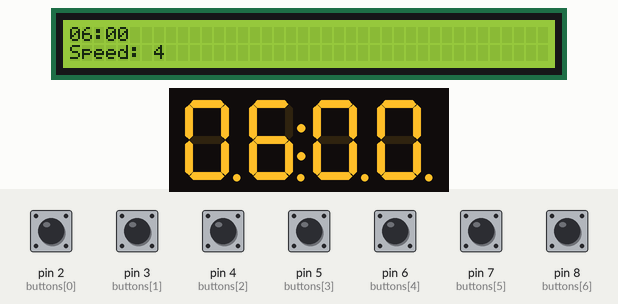
This sketch was run on a simulated Arduino Uno, built with avr-gcc and run on an emulated ATmega328P. Parts: 40×2 character LCD, 4-digit seven-segment display. The inputs (shaded band) are chosen by the test bench; at power-on: pin 2 (buttons[0]), pin 3 (buttons[1]), pin 4 (buttons[2]), pin 5 (buttons[3]), pin 6 (buttons[4]), pin 7 (buttons[5]), pin 8 (buttons[6]) HIGH. What the sketch prints to the serial monitor is not drawn.

Above: at 1.6 s.
1.7 s: pin 2 (buttons[0]) pulled LOW for 0.15 s
At 2.6 s:
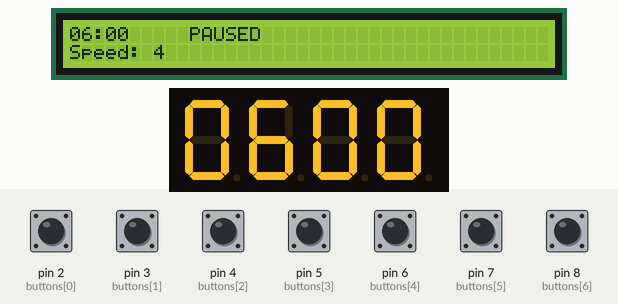
3.3 s: pin 5 (buttons[3]) pulled LOW for 0.15 s
At 3.9 s:
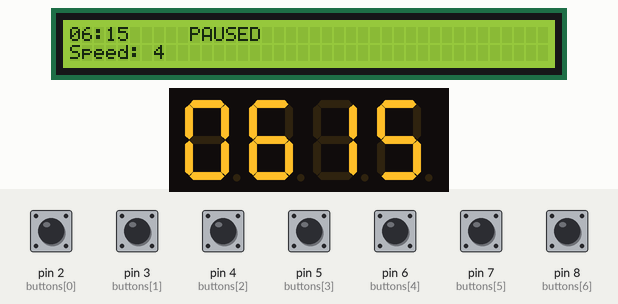
4.9 s: pin 7 (buttons[5]) pulled LOW for 0.15 s
At 5.4 s:
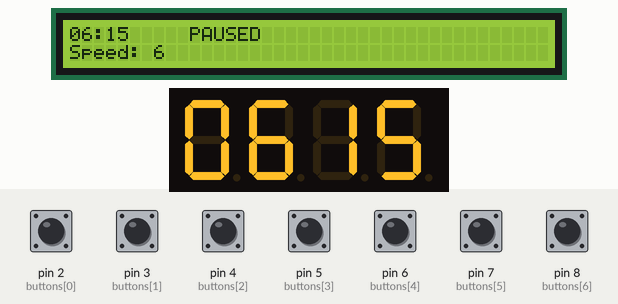
6.5 s: pin 6 (buttons[4]) pulled LOW for 0.15 s
At 7.7 s:
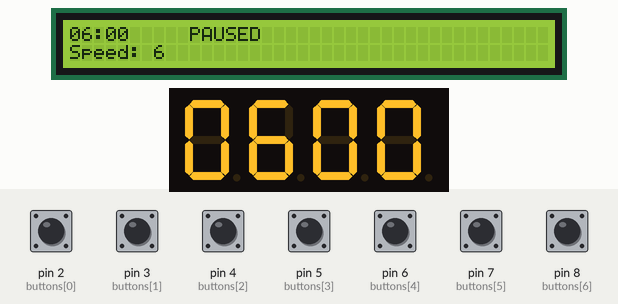
8.1 s: pin 2 (buttons[0]) pulled LOW for 1 s
At 8.8 s:
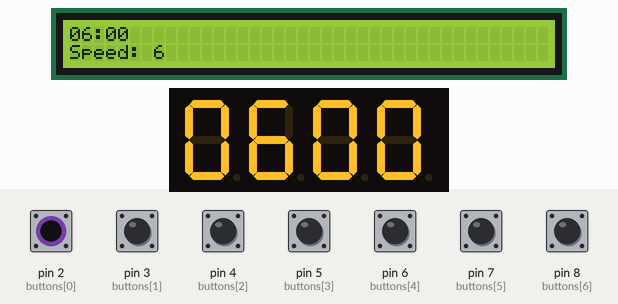
10.6 s: pin 6 (buttons[4]) pulled LOW for 1 s
At 12.0 s:
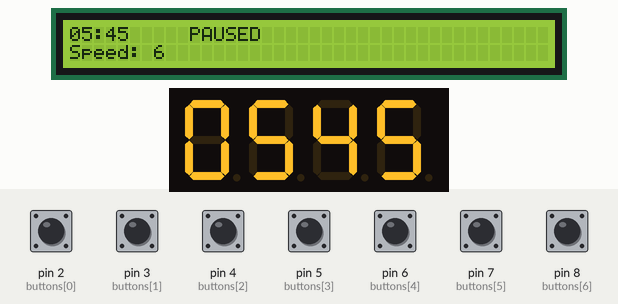
Timing chart, 0 to 13.6 s (numbered marks = the images above; inputs shaded):
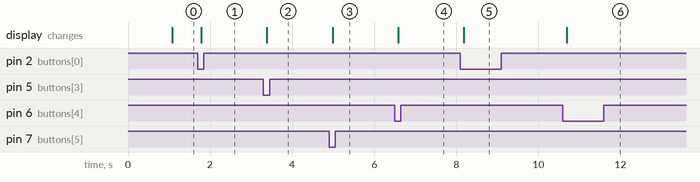

Measured:
- after the input at 1.7 s, the display: first changes after 0.08 s (image 1 shows a later state)
- after the input at 3.3 s, the display: changes after 0.09 s (image 2)
- after the input at 4.9 s, the display: changes after 0.09 s (image 3)
- after the input at 6.5 s, the display: changes after 0.09 s (image 4)
- after the input at 8.1 s, the display: changes after 0.09 s (image 5)
- after the input at 10.6 s, the display: changes after 0.09 s (image 6)

The sketch:

EX-FastClock.ino
```cpp
// (licence header left out)
#include "EX-FastClock.h"
//#include "stdio.h"

#include <Wire.h> // Enable this line if using Arduino Uno, Mega, etc.
#include <Adafruit_GFX.h>
#include "Adafruit_LEDBackpack.h"
#include <LiquidCrystal_I2C.h>

Adafruit_7segment matrix = Adafruit_7segment();
LiquidCrystal_I2C lcd(0x27,40,2);

// only load the wire library if we transmit to CS
#ifdef SEND_VIA_I2C
    #include <Wire.h>
#endif

int buttons[7] = {2,3,4,5,6,7,8};
int buttonState[7];
int lastButtonState[7] = {HIGH,HIGH,HIGH,HIGH,HIGH,HIGH,HIGH};
unsigned long lastDebounceTime[7] = {0UL,0UL,0UL,0UL,0UL,0UL,0UL};

bool drawDots = false;

void printClock()
{
/*
    setBrightness(brightness)- will let you change the overall brightness of the entire display. 0 is least bright, 15 is brightest and is what is initialized by the display when you start
    blinkRate(rate) - You can blink the entire display. 0 is no blinking. 1, 2 or 3 is for display blinking.
*/
    matrix.setBrightness(4);
    matrix.writeDigitNum(0, (HH/10), drawDots);
    matrix.writeDigitNum(1, (HH%10), drawDots);
    matrix.drawColon(drawDots);
    matrix.writeDigitNum(3, (MM/10), drawDots);
    matrix.writeDigitNum(4, (MM%10), drawDots);
    matrix.writeDisplay();

    char buffer[6];
    lcd.setCursor(0,0);
    sprintf(buffer, "%02d:%02d", HH, MM);
    lcd.print(buffer);

}

void printText(char *Msg)
{
    lcd.setCursor(10,0);
    lcd.print(Msg);


}

#ifdef SEND_VIA_SERIAL
void SendTime(byte hour, byte mins, byte speed) {

  int itime = (hour * 60) + mins;
  Serial.print(F("<JC "));
  Serial.print( itime);
  Serial.print(F(" "));
  Serial.print((int)speed);
  Serial.print(F(">\n"));

}

#endif

void TimeCheck() {

  HH = ((startTime + runTime) / milPerHr) ;

    if (HH >= 24)
        {
          HD = (HH / 24);
          HH = (HH - (24 * HD));
        }


      MM = ((startTime + runTime) % milPerHr) / milPerMin;

    if (MM > 59)
        {
          MH = (MM / 60);
          MM = (MM - ( 60 * MH));
        }

}

void CheckClockTime() {
  drawDots = true;
//Serial.println("Clock Tick");

  if (currentMillis - lastMillis >= milPerSec) {  // cycle every second

    runTime = runTime + (clockSpeed * milPerSec);

    TimeCheck();

  lastMillis = currentMillis;

  if (MM != LastMinutes){
    LastMinutes = MM;

    printClock();

    #ifdef SEND_VIA_SERIAL
      SendTime(HH, MM, clockSpeed);
    #endif
  }

  }

}

void PauseClock() {

pausePlay = !pausePlay;

//Serial.print("PausePlay = ");
//Serial.println(pausePlay);

if (pausePlay == true)                   //  Clock paused
      {

        drawDots = false;
        printText("PAUSED");

      }

else
    {
        drawDots = true;
        printText("      ");


        #ifdef SEND_VIA_SERIAL
          //SendTime(HH, MM, clockSpeed);
        #endif
    }

}

void AdjustTime(byte OPT){

   if (!pausePlay){
     PauseClock();
    }
          // if runTime is > 2 minutes (120000 millis) adjust runTime if under 2 minutes startTime
          //  Increment by 15 Min "a press"
        switch (OPT) {
          case 1:
            if (runTime > 120000) {
              runTime = runTime + 900000;
            } else  {
              startTime = startTime + 900000;
            }
            break;
          case 2:
            if (runTime > 120000)
              {
                runTime = runTime - 900000;
              } else  {
                startTime = startTime - 900000;
              }
            break;
          default:
            break;
        }


        TimeCheck();


        printClock();

          #ifdef SEND_VIA_SERIAL
            //SendTime(HH, MM, clockSpeed);
          #endif

}

void displaySpeed(byte x) {

   clockSpeed = clockSpeeds[x];

    lcd.setCursor(0,1);
    char bufferB[10];
    sprintf(bufferB, "Speed: %d", clockSpeed);
    lcd.print(bufferB);
}


void AlterRate(){

    if (!pausePlay){
     PauseClock();
    }

    if (counter < 6)
    {
      counter++;
    } else {
      counter = 0;
    }
    displaySpeed(counter);

    currentMillis = millis();

}


void ResetAll(){

    if (!pausePlay){
     PauseClock();
    }

    startTime = 21600000;              //  default start time 06:00
    counter = 2;                       //  initial clock speed 4:1
    runTime = 0;                       //  Reset run time
    LastMinutes = 99;

    displaySpeed(counter);

    CheckClockTime();           // display the time


}

void SaveTime(){

    if (!pausePlay){
     PauseClock();
    }

    PauseTime.hour = HH;
    PauseTime.minute = MM;
    PauseTime.speed = counter;

    int eeAddress = 0;

    EEPROM.put(eeAddress, PauseTime);

}

void GetSavedTime(){

    int eeAddress = 0;
    EEPROM.get(eeAddress, PauseTime);

    // Check we have something valid from EEPROM
    if (PauseTime.hour > 0 && PauseTime.hour < 25){
      // we have a valid time so calculate start point
        startTime = (PauseTime.hour * milPerHr) + (PauseTime.minute * milPerMin);
        counter = PauseTime.speed;
      }
    else {
      // not valid so set defaults.  Either first use or EEPROM corrupt
        startTime = 21600000;           //  default start time 06:00
        clockSpeed = 4;                 //  initial clock speed 4:1

    }

    lastMillis = millis();          //  first reference reading of arduino O/S

}

#ifdef SEND_VIA_I2C
void TransmitTime() {
        // send the data over I2C
        // send the time as <mmmm> as two bytes followed by clockspeed
        int timetosend = (HH * 60) + MM;
        byte TimeArray[2];

        TimeArray[0] = (timetosend >> 8);
        TimeArray[1] = timetosend & 0xFF;
        Wire.write(TimeArray, 2);

        Wire.write(clockSpeed);

}
#endif


void setup()
{
  lcd.init();                      // initialize the lcd
  lcd.backlight();
  #ifdef SEND_VIA_SERIAL
    Serial.begin(115200);
    while (!Serial) {
    ; // wait for serial port to connect. Needed for native USB port only
    }
  #endif

  #ifdef SEND_VIA_I2C       // only start the wire library if we transmit to CS
    //Serial.print("Starting Wire Library at address : ");
    //Serial.println(I2CAddress);
    Wire.begin(I2CAddress);
    Wire.onRequest(TransmitTime);
  #endif

  matrix.begin(0x70);

  for (int i=0; i<7; i++) {
    pinMode(buttons[i],INPUT_PULLUP);
  }

  currentMillis = millis();

  GetSavedTime();               // Read the EEPROM

  displaySpeed(counter);

  CheckClockTime();

  pausePlay = false;
  printText("     ");
  //Serial.println("Setup Finished");

}


void loop()
{

  if (pausePlay == false){
    CheckClockTime();
  } else {
    printClock();
  }

  for (int i=0; i<7; i++) {
    int reading = digitalRead(buttons[i]);
    if (reading != lastButtonState[i]) {
    // reset the debouncing timer
    lastDebounceTime[i] = millis();
    }

    if ((millis() - lastDebounceTime[i]) > debounceDelay) {
    if (reading != buttonState[i]) {
      buttonState[i] = reading;
      if (buttonState[i] == LOW) {
        ButtonPressed = (i+1);
      }
    }
    }
    lastButtonState[i] = reading;
  }

  switch (ButtonPressed){


    case 1:
        PauseClock();
      break;

    case 2:
        SaveTime();
      break;

    case 3:

        ResetAll();
      break;

    case 4:
        AdjustTime(1); // add time
      break;

    case 5:
        AdjustTime(2); // deduct time
      break;

    case 6:
        AlterRate();
      break;

  }

    ButtonPressed = 0;
    currentMillis = millis();


}
```

EX-FastClock.h
```cpp
#include <Arduino.h>

#include <EEPROM.h>

// include the specific clock configuration
#include "config.h"

// The following line governs the clock speeds available for selection
// Clockspeed of 1 = real time
// Clockspeed of 2 = half real time i.e. 1 min equiv. to 30 seconds
// Clockspeed of 4 = 1/4 real time i.e. 1 min equiv. to 15 seconds
// etc.
// These do not need to be changed but could be
byte clockSpeeds[] = {1, 2, 4, 6, 8, 12, 30};  //  Fast Clock Speeds

// The following line sets the default (startup) speed.

byte clockSpeed = 4;               //  Initial Fast Clock Speed Setting

// Global message buffers shared by Serial and Scrolling functions
#define BUF_SIZE  15

unsigned long currentMillis = 0;  //  Current Millis value for comparison
unsigned long lastMillis = 0;     //  Last Millis for comparison
unsigned long startTime = 0;      //  Milliseconds since 00:00.000 to Session Start Time
unsigned long runTime = 0;        //  Milliseconds since Session Start Time

// Constants
const int milPerSec = 1000;       //  Milliseconds per Second
unsigned long milPerMin = 60000;  //  Milliseconds per minute
unsigned long milPerHr = 3600000; //  Milliseconds per Hour


byte debounceDelay = 75;           //  the debounce time; increase if the output flickers
byte counter = 2;                  //  for program logic
bool pausePlay = false;            //  clock state - running or paused

byte HH;                           //  Integer Hours
byte MM;                           //  Integer Minutes
byte HD;                           //  number of full Days since conting
byte MH;                           //  number of full hours since conting
byte SM;                           //  number of full minutes since conting

byte LastMinutes = 99;

byte ButtonPressed = 0;

struct MyTime {
  byte hour;
  byte minute;
  byte speed;
};

MyTime PauseTime;
```

config.h
```cpp
// Configuration file for EX-Fast_Clock
// Colin H Murdoch - February 2023
// This file comtains basic setting that comtrol how the FastClock operates.

// If we are sending data to the DCC-EX CS via I2C then we need to define an I2C Address
// and set a flag for inclusion. If not using I2C then comment out next two lines

//#define I2CAddress 0x55 // default I2C address
//#define SEND_VIA_I2C true

// If we are sending the data to the CS via Serial then uncomment the following line
#define SEND_VIA_SERIAL true


// Set this following string to the header you require.  This is displayed at the top of the screen
#define HDDR_SIZE  25
char header[HDDR_SIZE] = {"Nantyderry Junction"};
```
